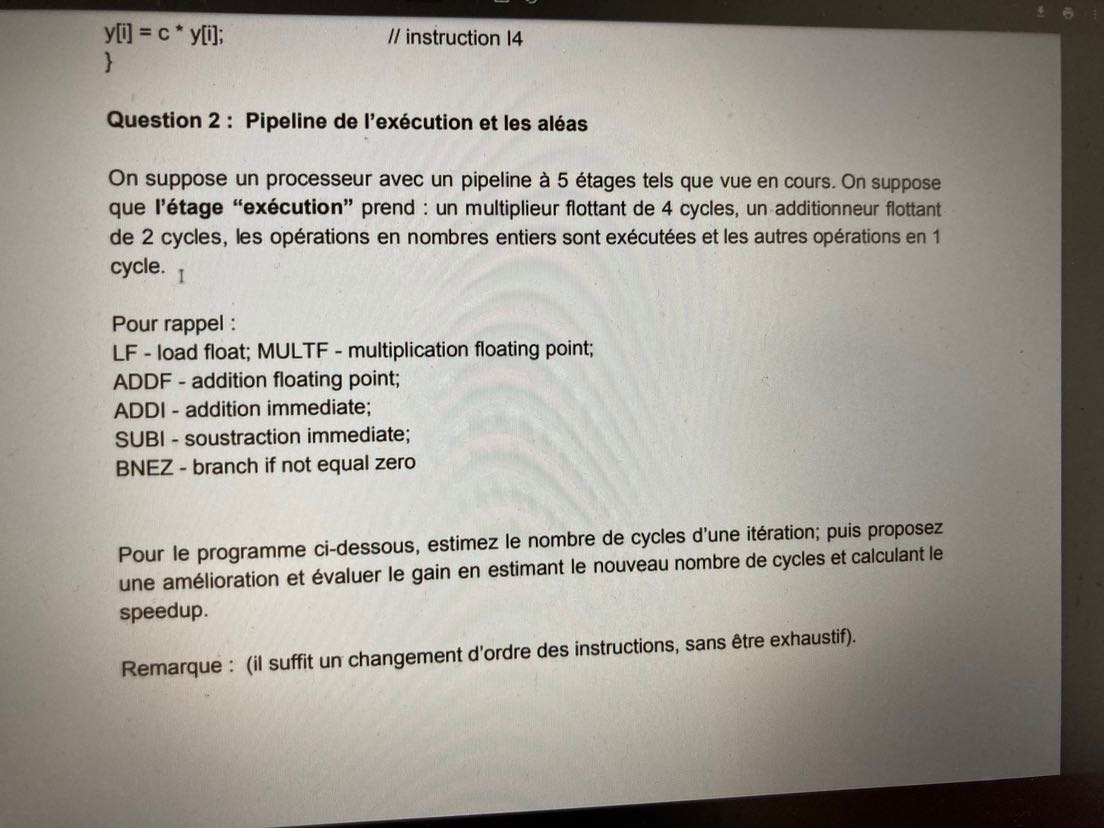
//> input picture Partiel/IMG_0295.JPG, 1104 x 828 px, given in place of the camera
$ ./projet_base   (built with g++ and OpenCV 4)
//> lines starting //> are read from the running program, lines starting //| are printed output that depends on the picture; after the words box and inside, x2 and y2 are one past the last pixel; in counts of white or black regions, pixels touching at a corner belong together
/*
 * Fichier source pour le projet d'unité
 *  INF-4101C
 *---------------------------------------------------------------------------------------------------
 * Pour compiler : g++ `pkg-config --cflags opencv` projet_base.cpp `pkg-config --libs opencv` -o projet
 *---------------------------------------------------------------------------------------------------
 * auteur : Eva Dokladalova 09/2015
 * modification : Eva Dokladalova 10/2021
 */

/*

Sans créer de variables intermédiaires :
Sobel : 86196.000000

Avec var inter :
Sobel : 46117.000000

Le fait d'essayer de changer de places les var intermédiaires ne font pas grand chose

abs(sumX)+abs(sumY) / 8 fait gagner 5% de perf mais nous n'avons pas un résultat convaincant
Le filtre est trop noir et ne délimite pas bien les contours
Nous faisons le choix d eperdre en performances mais de gagner en précision sur le filtre

En supprimant les calculs inutils (les *0)
Sobel : 45341.000000

en suppr les *1 :
Sobel : 44629.000000


------------------

Mediane par défaiut :
Mediane : 18550.000000


Premier jet pour median :
Mediane : 770169.000000

En améliorant le sort :
New Mediane : 758912.000000

Avec le déroulage de boucle :
New Mediane : 754565.000000

En utilisant des Points au lieu de x,y : Point p(j , i) ;
New Mediane : 764875.000000

Résultat final :
New Mediane : 745102.000000


*/


/*
 * Libraries stantards
 *
 */
#include <stdio.h>
#include <stdlib.h>
#include <math.h>
#include <algorithm>    // std::sort
#include <vector>       // std::vector

#include <unistd.h>
#include <sys/types.h>
#include <sys/wait.h>

/*
 * Libraries OpenCV "obligatoires"
 *
 */
#include "highgui.h"
#include "cv.h"
#include "opencv2/opencv.hpp"
#include "opencv2/imgproc/imgproc.hpp"
#include "opencv2/highgui/highgui.hpp"

/*
 * Définition des "namespace" pour évite cv::, std::, ou autre
 *
 */
using namespace std;
using namespace cv;
using std::cout;

/*
 * Some usefull defines
 * (comment if not used)
 */
#define PROFILE
#define VAR_KERNEL
#define N_ITER 100

#ifdef PROFILE
#include <time.h>
#include <sys/time.h>
#endif

int sort_array(int tab[9]){
	std::vector<int> myvector (tab, tab+9);               // 32 71 12 45 26 80 53 33 45
                                                          // 12 26 32 33 45 71 80 53 45

	// using default comparison (operator <):
  	std::partial_sort (myvector.begin(), myvector.begin()+5, myvector.end());

	// [4 lines of commented-out code are left out]
	return myvector[4] ;
}

void newMedian(Mat in, Mat out, int rows, int cols, int n)
{
	int sumX, sumY;
	for(int j = 1; j < cols - 1; j++)
		for(int i = 1; i < rows - 1; i++)
		{

			int c1 = (int)in.at<unsigned char>(i - 1, j - 1) ;
			int c4 = (int)in.at<unsigned char>(i-1, j) ;
			int c7 = (int)in.at<unsigned char>(i - 1, j + 1);

			int c2 = (int)in.at<unsigned char>(i, j - 1 ) ;
			int c5 = (int)in.at<unsigned char>(i, j) ;
			int c8 = (int)in.at<unsigned char>( i, j + 1);

			int c3 = (int)in.at<unsigned char>(i + 1, j - 1) ;
			int c6 = (int)in.at<unsigned char>(i + 1, j) ;
			int c9 = (int)in.at<unsigned char>(i + 1, j + 1) ;

			int array[9] = {c1, c2, c3, c4, c5, c6, c7, c8, c9} ;

			int medianint = sort_array(array) ;
			out.at<unsigned char>(i, j) = (unsigned char) medianint ;

		}
}

void newSobel(Mat in, Mat out, int rows, int cols)
{
	int Hx[9] = {-1,0,1,-2,0,2,-1,0,1};
	int Hy[9] = {1,2,1,0,0,0,-1,-2,-1};
	int sumX, sumY;
	for(int j = 1; j < cols - 1; j++)
		for(int i = 1; i < rows - 1; i++)
		{
			sumX = 0; sumY = 0;// count = 0;

			unsigned char c1 = in.at<unsigned char>(i - 1, j - 1) ;
			unsigned char c4 = in.at<unsigned char>(i - 1, j) ;
			unsigned char c7 = in.at<unsigned char>(i - 1, j + 1);

			unsigned char c2 = in.at<unsigned char>(i, j - 1) ;
			unsigned char c5 = in.at<unsigned char>(i, j) ;
			unsigned char c8 = in.at<unsigned char>(i, j + 1);

			unsigned char c3 = in.at<unsigned char>(i + 1, j - 1) ;
			unsigned char c6 = in.at<unsigned char>(i + 1, j) ;
			unsigned char c9 = in.at<unsigned char>(i + 1, j + 1) ;

			sumX += c1 * Hx[0];
			sumY += c1 ; //* Hy[0];

			//sumX += c2 * Hx[1];
			sumY += c2 * Hy[1];

			sumX += c3 ; // * Hx[2];
			sumY += c3 ; // * Hy[2];

			sumX += c4 * Hx[3];
			//sumY += c4 * Hy[3];

			//sumX += c5 * Hx[4];
			//sumY += c5 * Hy[4];

			sumX += c6 * Hx[5];
			//sumY += c6 * Hy[5];

			sumX += c7 * Hx[6];
			sumY += c7 * Hy[6];

			//sumX += c8 * Hx[7];
			sumY += c8 * Hy[7];

			sumX += c9 ; // * Hx[8];
			sumY += c9 * Hy[8];

			out.at<unsigned char>(i, j) = (unsigned char)(sqrt(sumX*sumX + sumY*sumY));
			//out.at<unsigned char>(i, j) = (unsigned char) (( abs(sumX)+abs(sumY) )/8) ;
		}
}

/*
 *
 *--------------- MAIN FUNCTION ---------------
 *
 */
int main () {
//----------------------------------------------
// Video acquisition - opening
//----------------------------------------------

int port = 0 ;
for(int i=0 ; i<5 ; i++) { // Code pour débug le port des vidéos
    VideoCapture cap(i) ;
    if(cap.isOpened()) {
        cout << "Port à utiliser : " << i << endl ;
        port = i ;
        break ;
    }
}

  VideoCapture cap(port); // le numéro 0 indique le point d'accès à la caméra 0 => /dev/video0
  if(!cap.isOpened()){
    cout << "Errore"; //
    return -1;
  }
// HD resolution  1 920 × 1 080,
  int rows = 240; // 480, 1080
  int cols = 320; // 640, 1920
  cap.set(CAP_PROP_FRAME_WIDTH, cols);
  cap.set(CAP_PROP_FRAME_HEIGHT, rows);

//----------------------------------------------
// Déclaration des variables - imagesize
// Mat - structure contenant l'image 2D niveau de gris
// Mat3b - structure contenant l'image 2D en couleur (trois cannaux)
//
  Mat3b frame; // couleur
  Mat frame1; // niveau de gris
  Mat frame_gray; // niveau de gris
  Mat grad_x;
  Mat grad_y;
  Mat abs_grad_y;
  Mat abs_grad_x;
  Mat grad;

// variable contenant les paramètres des images ou d'éxécution
  int ddepth = CV_16S;
  int scale = 1;
  int delta = 0;
  unsigned char key = '0';

 #define PROFILE

#ifdef PROFILE
// profiling / instrumentation libraries
#include <time.h>
#include <sys/time.h>
#endif

//----------------------------------------------------
// Création des fenêtres pour affichage des résultats
// vous pouvez ne pas les utiliser ou ajouter selon ces exemple
//
  cvNamedWindow("Video input", WINDOW_AUTOSIZE);
  cvNamedWindow("Video gray levels", WINDOW_AUTOSIZE);
  cvNamedWindow("Video Mediane", WINDOW_AUTOSIZE);
  cvNamedWindow("Video Edge detection", WINDOW_AUTOSIZE);
// placement arbitraire des  fenêtre sur écran
// sinon les fenêtres sont superposée l'une sur l'autre
  cvMoveWindow("Video input", 10, 30);
  cvMoveWindow("Video gray levels", 800, 30);
  cvMoveWindow("Video Mediane", 10, 500);
  cvMoveWindow("Video Edge detection", 800, 500);


// --------------------------------------------------
// boucle infinie pour traiter la séquence vidéo
//

  while(key!='q'){
  //
  // acquisition d'une trame video - librairie OpenCV
    cap.read(frame);
//> frame is the input picture: 828 rows x 1104 cols, CV_8UC3; mean B, G, R 148.8, 156.9, 161.3
  //conversion en niveau de gris - librairie OpenCV
    cvtColor(frame, frame_gray, CV_BGR2GRAY);


   // image smoothing by median blur
   //
    int n = 5;

    #ifdef PROFILE
        struct timeval start, end;
        gettimeofday(&start, NULL);
    #endif

        // ------------------------------------------------
        // calcul de la mediane - librairie OpenCV
        frame1 = frame_gray.clone();
        newMedian(frame_gray, frame1, rows, cols, n);
//> after the loop in newMedian, `for(int j = 1; j < cols - 1; j++)`:
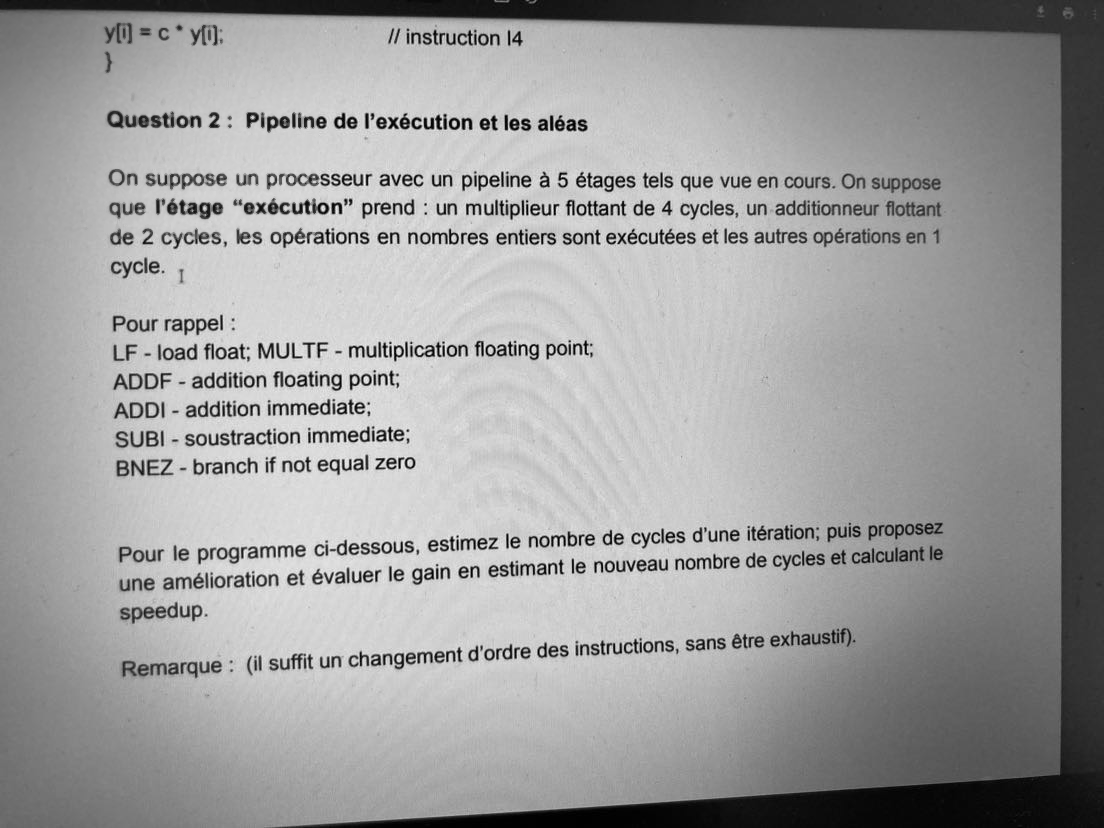
//> out: 828 rows x 1104 cols, CV_8UC1; min 0, max 253, mean 157.3
        //medianBlur(frame_gray, frame1, n);
    #ifdef PROFILE
    gettimeofday(&end, NULL);
    double e = ((double) end.tv_sec * 1000000.0 + (double) end.tv_usec);
    double s = ((double) start.tv_sec * 1000000.0 + (double) start.tv_usec);
    printf("New Mediane : %lf\n", n, (e - s));

    #endif

    #ifdef PROFILE
        gettimeofday(&start, NULL);
    #endif


    // ------------------------------------------------
    // calcul du gradient- librairie OpenCV
    grad = frame1.clone();
    /// Gradient Y
    /*Sobel( frame1, grad_x, ddepth, 1, 0, 3, scale, delta, BORDER_DEFAULT );
/// absolute value
    convertScaleAbs( grad_x, abs_grad_x );
    /// Gradient Y
    Sobel( frame1, grad_y, ddepth, 0, 1, 3, scale, delta, BORDER_DEFAULT );
/// absolute value
    convertScaleAbs( grad_y, abs_grad_y );
    /// Total Gradient (approximate)
    addWeighted( abs_grad_x, 0.5, abs_grad_y, 0.5, 0, grad );*/
    newSobel(frame1, grad, rows, cols);
//> the loop in newSobel, `for(int j = 1; j < cols - 1; j++)` made 318 passes
//> (sumX, sumY) on passes 1 to 3: (0, 0), (0, 0), (0, 0)
//> after the loop in newSobel, `for(int j = 1; j < cols - 1; j++)`:
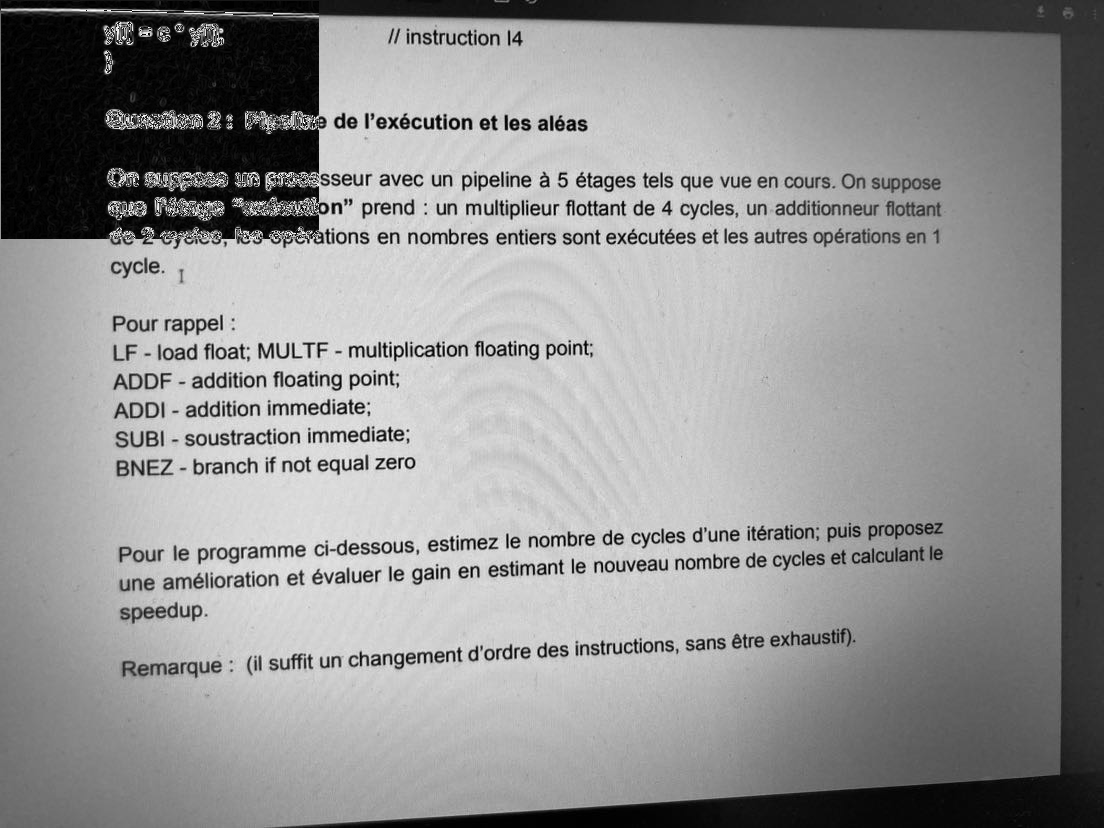
//> out: 828 rows x 1104 cols, CV_8UC1; 8.27% of pixels changed, all inside (x1, y1, x2, y2) = (1, 1, 319, 239)
//> after the loop in newSobel, `for(int j = 1; j < cols - 1; j++)`: sumX = 580; sumY = -72

    #ifdef PROFILE
    gettimeofday(&end, NULL);
    e = ((double) end.tv_sec * 1000000.0 + (double) end.tv_usec);
    s = ((double) start.tv_sec * 1000000.0 + (double) start.tv_usec);
    printf("Sobel : %lf\n", (e - s));

    #endif


    // -------------------------------------------------
    // visualisation
    // taille d'image réduite pour meuilleure disposition sur écran
    //    resize(frame, frame, Size(), 0.5, 0.5);
    //    resize(frame_gray, frame_gray, Size(), 0.5, 0.5);
    //    resize(grad, grad, Size(), 0.5, 0.5);
    imshow("Video input",frame);
    imshow("Video gray levels",frame_gray);
    imshow("Video Mediane",frame1);
    imshow("Video Edge detection",grad);


    key=waitKey(5);
//> the 'q' key is pressed
  }
}

$ run again, on Partiel/IMG_0296.JPG
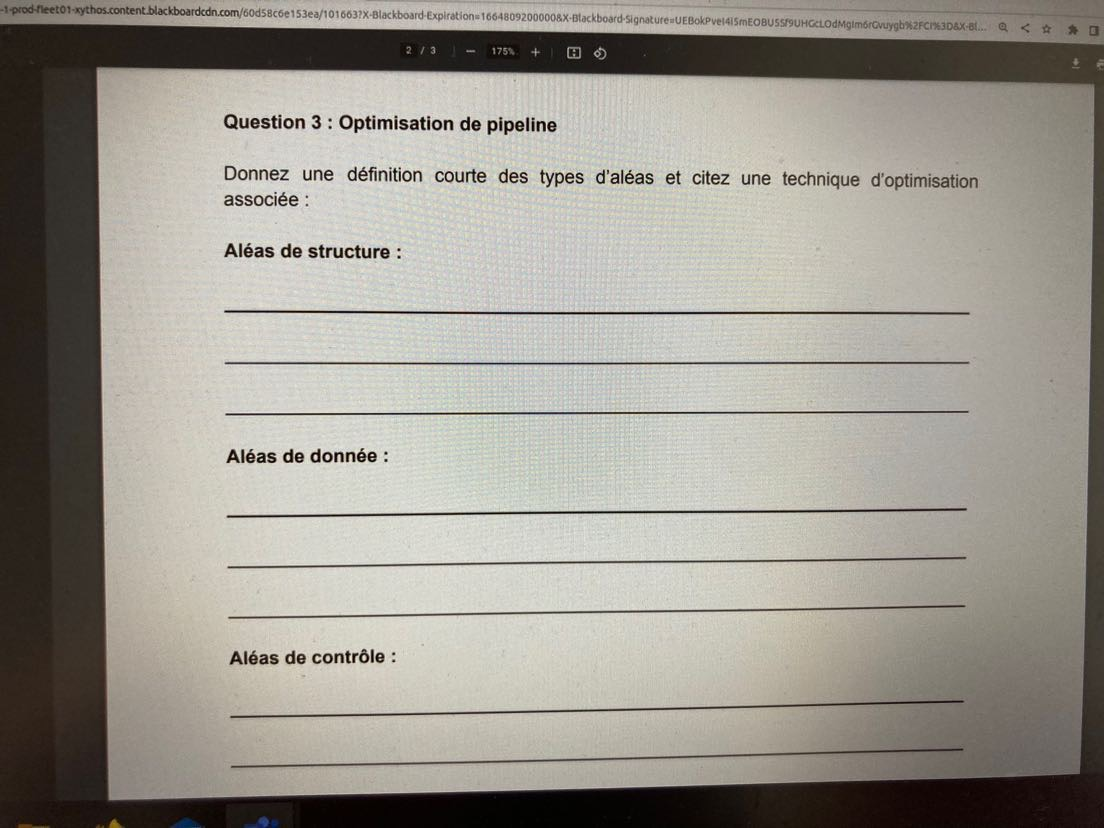
//> input picture Partiel/IMG_0296.JPG, 1104 x 828 px, given in place of the camera
//> frame is the input picture: 828 rows x 1104 cols, CV_8UC3; mean B, G, R 143.4, 152, 156
//> after the loop in newMedian, `for(int j = 1; j < cols - 1; j++)`:
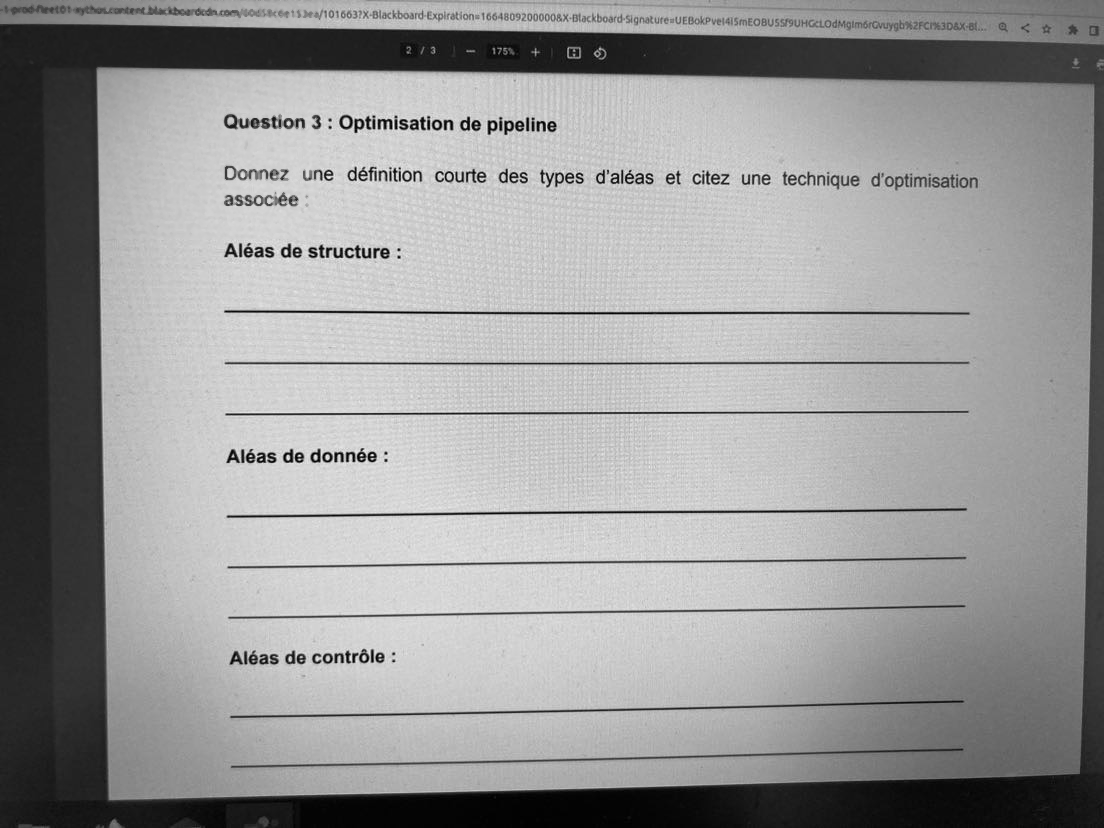
//> out: 828 rows x 1104 cols, CV_8UC1; min 0, max 250, mean 152.2
//> the loop in newSobel, `for(int j = 1; j < cols - 1; j++)` made 318 passes
//> (sumX, sumY) on passes 1 to 3: (2, -6), (3, -5), (4, -2)
//> after the loop in newSobel, `for(int j = 1; j < cols - 1; j++)`:
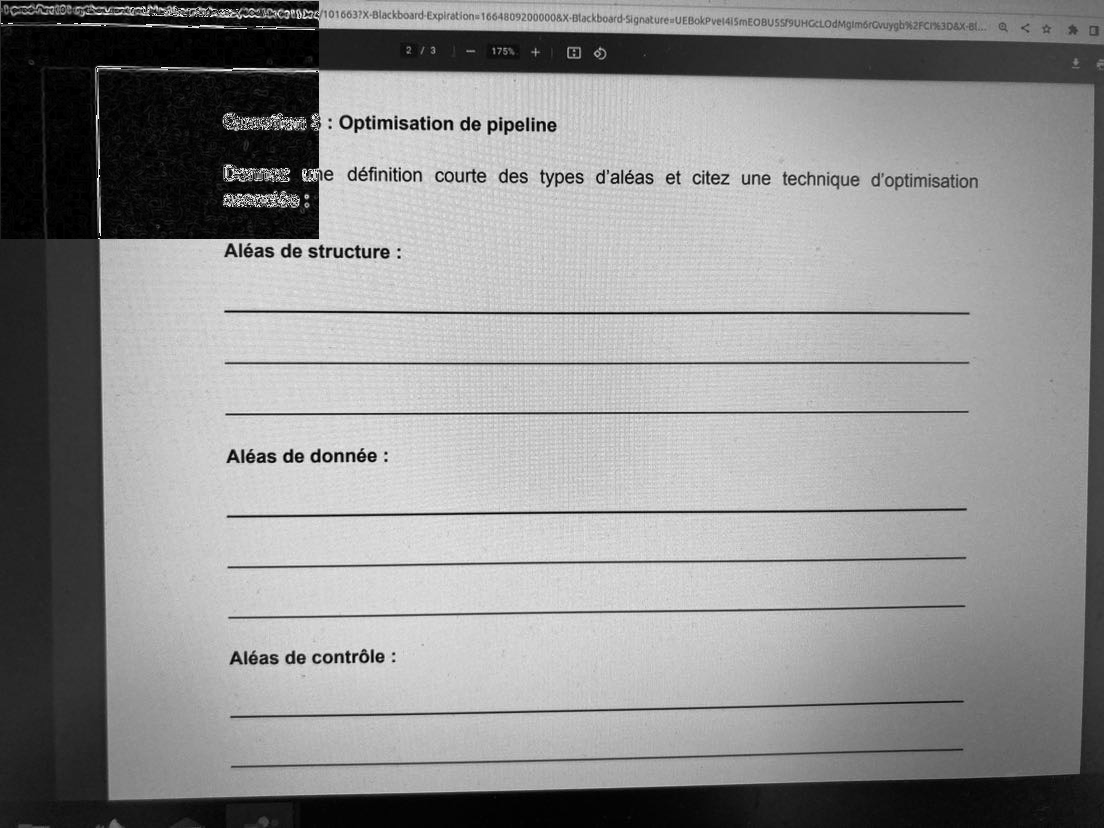
//> out: 828 rows x 1104 cols, CV_8UC1; 8.27% of pixels changed, all inside (x1, y1, x2, y2) = (1, 1, 319, 239)
//> after the loop in newSobel, `for(int j = 1; j < cols - 1; j++)`: sumX = 1; sumY = -5
